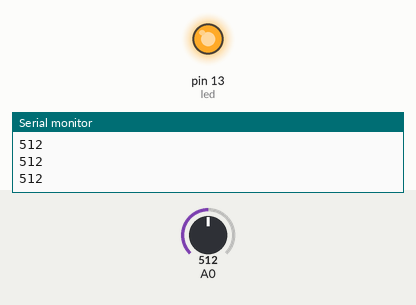
Simulated run of this sketch. Board: Arduino Uno, built with avr-gcc and run on an emulated ATmega328P. Shown: output pins drawn as LEDs (lit = HIGH), the last lines printed to the serial monitor. The inputs (shaded band) are chosen by the test bench; at power-on: A0 = 512.

Above: at 1.2 s.
1.3 s: A0 set to 499
At 1.8 s:
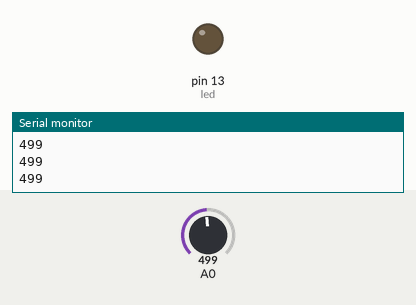
2.8 s: A0 set to 716
At 4.0 s:
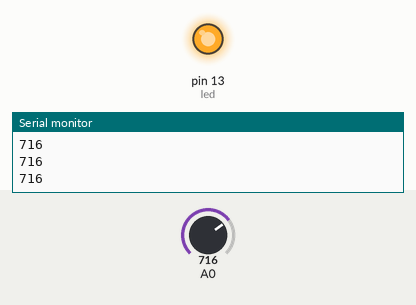
4.3 s: A0 set to 511
At 5.3 s:
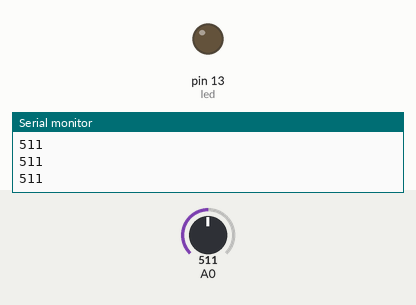
Timing chart, 0 to 7.3 s (numbered marks = the images above; inputs shaded):
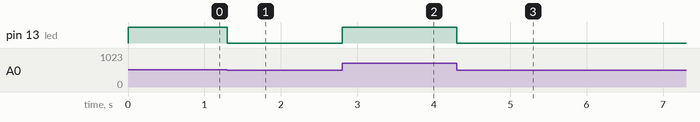

Measured:
- the behaviour switches between 512 and 511 on A0 (found by bisection; images 0 and 1)
- after the input at 1.3 s, pin 13 (led): HIGH → LOW at once
- after the input at 2.8 s, pin 13 (led): LOW → HIGH at once
- after the input at 4.3 s, pin 13 (led): HIGH → LOW at once

The sketch:

0516change.ino
```cpp
int led = 13;
void setup() {
  // put your setup code here, to run once:
pinMode(led,OUTPUT);
Serial.begin(9600);
}

void loop() {
  // put your main code here, to run repeatedly:
int SV = analogRead(A0);
analogWrite(led,SV/4);
Serial.println(SV);
delay(1);
}
```
